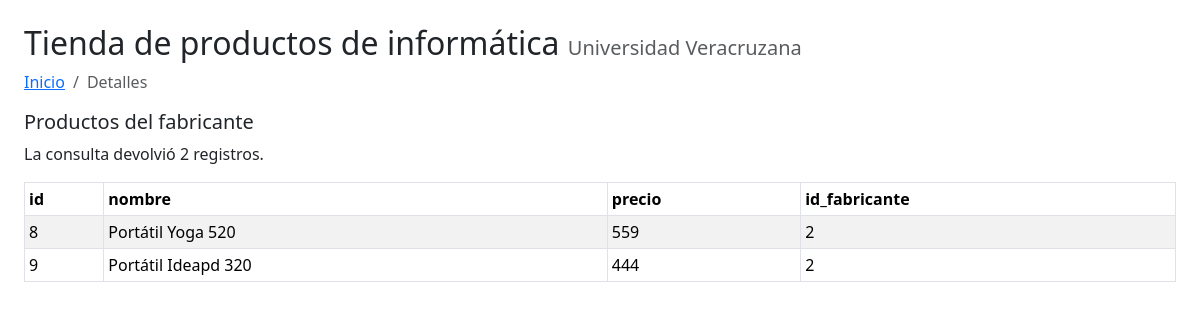
The page /productos.php?id=2 on the database its author committed.
### tables this page shows
CREATE TABLE producto ( 
  id INT UNSIGNED AUTO_INCREMENT PRIMARY KEY, 
  nombre VARCHAR(100) NOT NULL, 
  precio DOUBLE NOT NULL, 
  id_fabricante INT UNSIGNED NOT NULL, 
  FOREIGN KEY (id_fabricante) REFERENCES fabricante(id) 
);

### productos.php (the view, shortened to what this page needs)
<!DOCTYPE html>
<html lang="en">
<head>
    <link href="https://cdn.jsdelivr.net/npm/bootstrap@5.3.2/dist/css/bootstrap.min.css" rel="stylesheet">
</head>
<body class="m-4">
    <h2>Tienda de productos de informática <small class="text-muted fs-5">Universidad Veracruzana</small></h2>
    <nav aria-label="breadcrumb">
        <ol class="breadcrumb">
            <li class="breadcrumb-item"><a href="index.php">Inicio</a></li>
            <li class="breadcrumb-item active" aria-current="page">Detalles</li>
        </ol>
    </nav>
    <?php
    $tienda = new Tienda();
    $mysqli = $tienda->obten_conexion();
    $consulta = "SELECT * FROM producto WHERE id_fabricante=" . $_GET["id"];
    $sentencia = $mysqli->multi_query($consulta);
    $resultado = $mysqli->store_result();
    echo "<h5>Productos del fabricante</h5>";
    echo '<p>La consulta devolvió ' . $resultado->num_rows . ' registros.</p>';
    $i = 0;
    echo '<table class="table table-sm table-striped table-bordered">';
    while ($fila = $resultado->fetch_assoc()) :
        if ($i == 0) {
            echo "<thead><tr>";
            foreach (array_keys($fila) as $columna) {
                echo "<th>{$columna}</th>";
            }
            echo "</tr></thead><tbody>";
        }
        echo "<tr>";
        foreach ($fila as $dato) {
            echo "<td>{$dato}</td>";
        }
        echo "</tr>";
        $i++;
    endwhile;
    echo '</tbody></table>';
    ?>
</body>
</html>

### rows shown on the page
producto: columna "id", columna "nombre", columna "precio", columna "id_fabricante", id "8", nombre "Portátil Yoga 520", precio "559", id_fabricante "2"
producto: id "9", nombre "Portátil Ideapd 320", precio "444", id_fabricante "2"

### other values the page prints
$resultado->num_rows "2"
